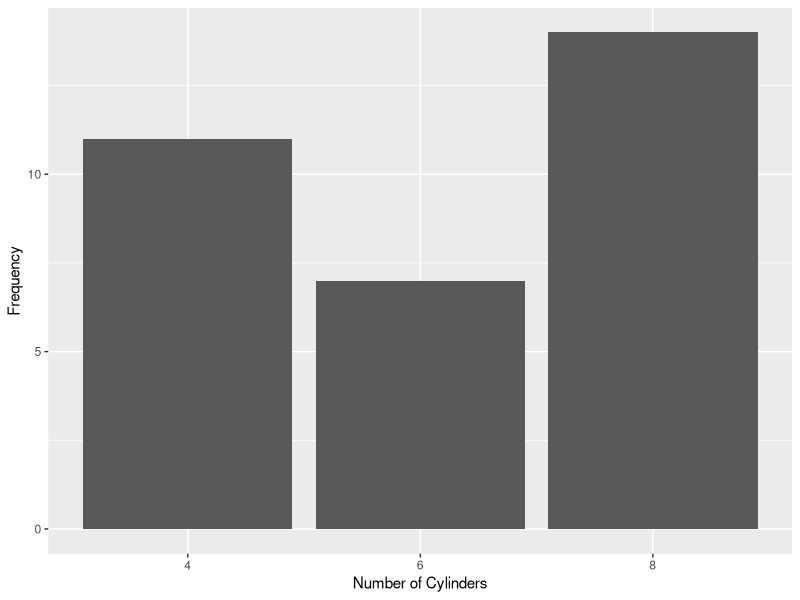
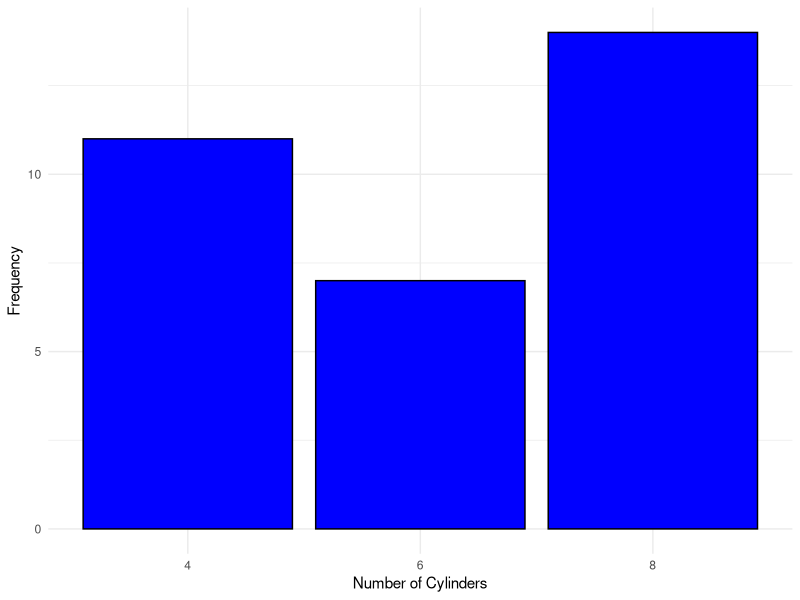
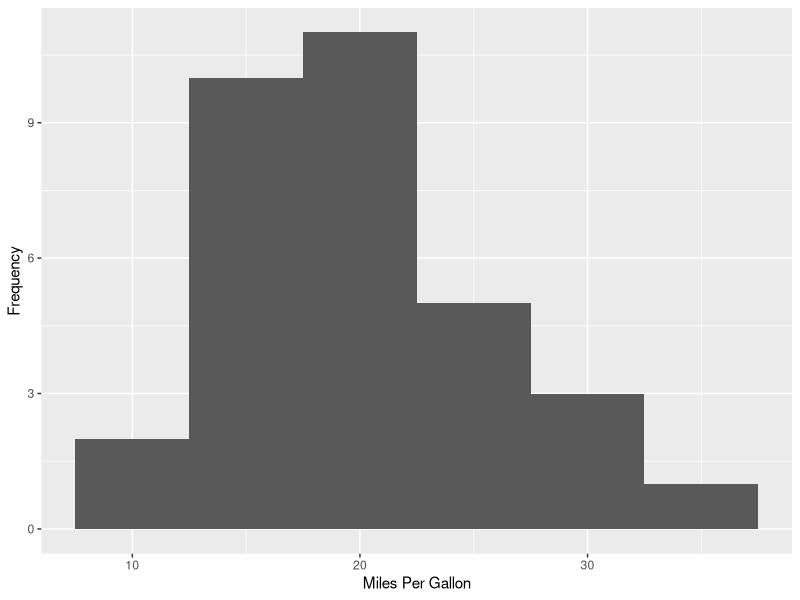
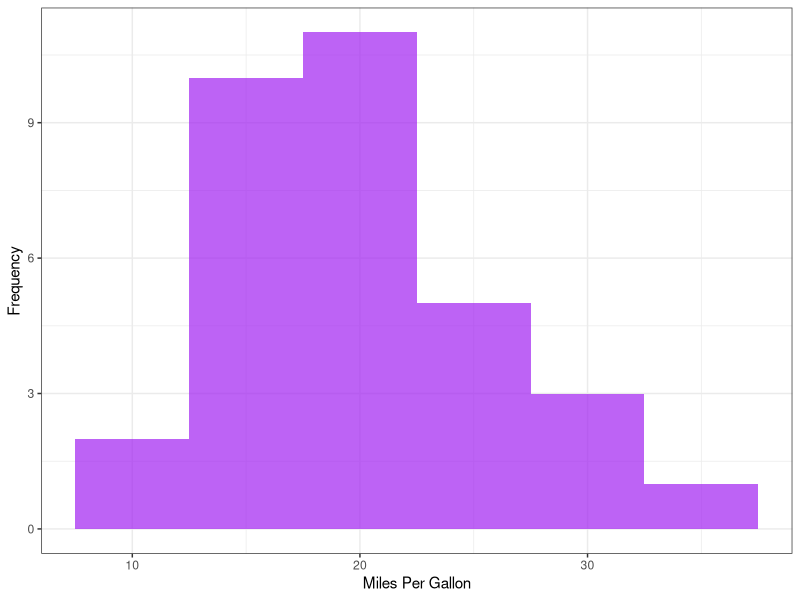
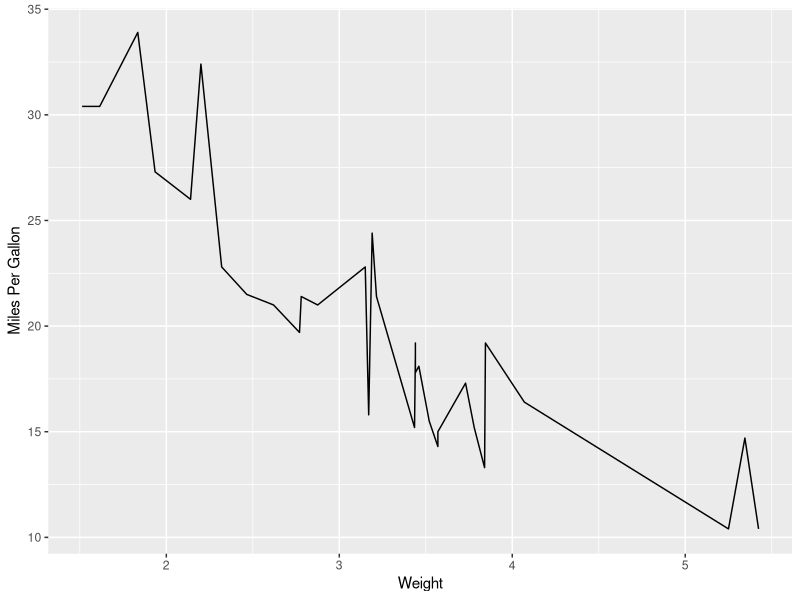
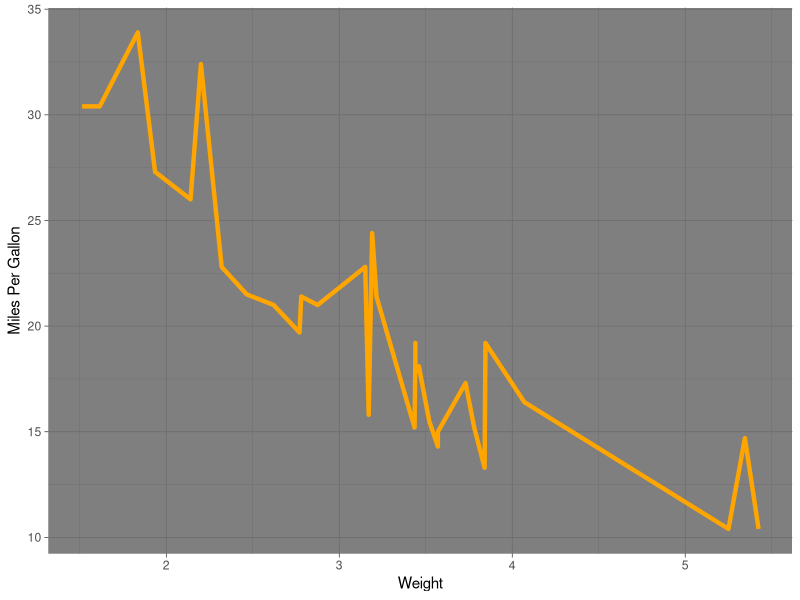
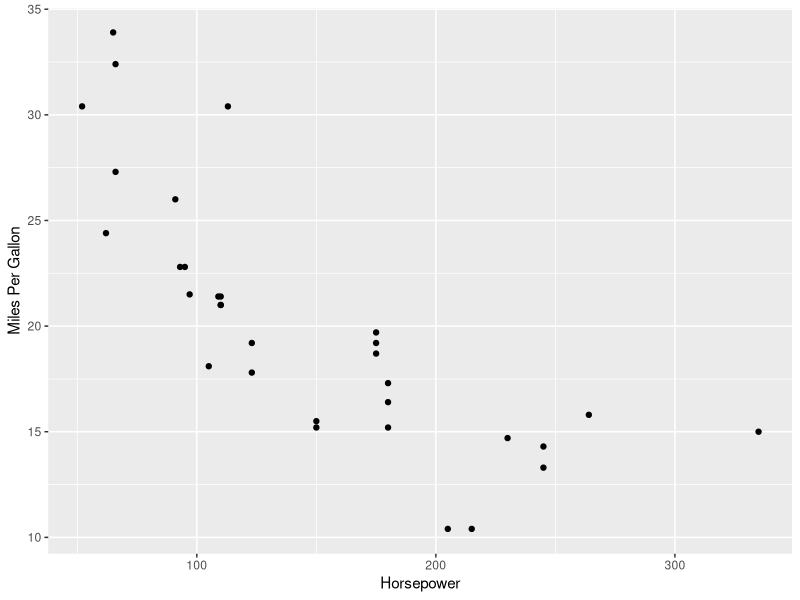
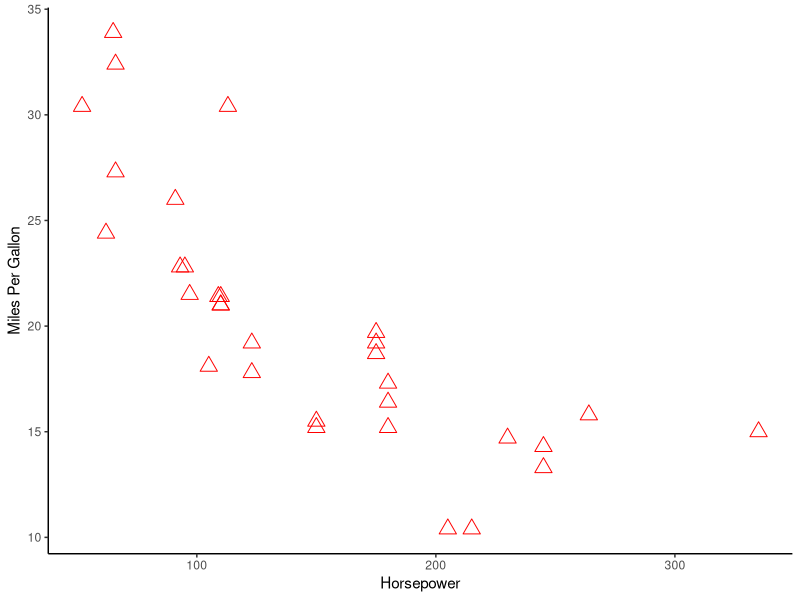

Write R code to recreate these figures, in order.
library(caret)
library(ggplot2)

# Load the mtcars dataset
data(mtcars)



head(mtcars)




library(ggplot2) 
ggplot(mtcars, aes(x=factor(cyl))) + 
  geom_bar() + 
  xlab("Number of Cylinders") + 
  ylab("Frequency")



ggplot(mtcars, aes(x=factor(cyl))) + 
  geom_bar(fill="blue", color="black") + 
  xlab("Number of Cylinders") + 
  ylab("Frequency") + 
  theme_minimal()



ggplot(mtcars, aes(x=mpg)) + 
  geom_histogram(binwidth=5) + 
  xlab("Miles Per Gallon") + 
  ylab("Frequency")



ggplot(mtcars, aes(x=mpg)) + 
  geom_histogram(fill="purple", alpha=0.7, binwidth=5) + 
  xlab("Miles Per Gallon") + 
  ylab("Frequency") + 
  theme_bw()


ggplot(mtcars, aes(x=wt, y=mpg)) + 
  geom_line() + 
  xlab("Weight") + 
  ylab("Miles Per Gallon")


ggplot(mtcars, aes(x=wt, y=mpg)) + 
  geom_line(color="orange", size=1.5) + 
  xlab("Weight") + 
  ylab("Miles Per Gallon") + 
  theme_dark()




ggplot(mtcars, aes(x=hp, y=mpg)) + 
  geom_point() + 
  xlab("Horsepower") + 
  ylab("Miles Per Gallon")




ggplot(mtcars, aes(x=hp, y=mpg)) + 
  geom_point(color="red", size=4, shape=2) + 
  xlab("Horsepower") + 
  ylab("Miles Per Gallon") + 
  theme_classic()



ggplot(mtcars, aes(x=wt, y=mpg)) + 
  geom_area(aes(fill=factor(cyl))) + 
  xlab("Weight") + 
  ylab("Miles Per Gallon")



ggplot(mtcars, aes(x=wt, y=mpg)) + 
  geom_area(aes(fill=factor(cyl)), alpha=0.5) + 
  scale_fill_brewer(palette="Dark2") + 
  xlab("Weight") + 
  ylab("Miles Per Gallon") + 
  theme_minimal()
